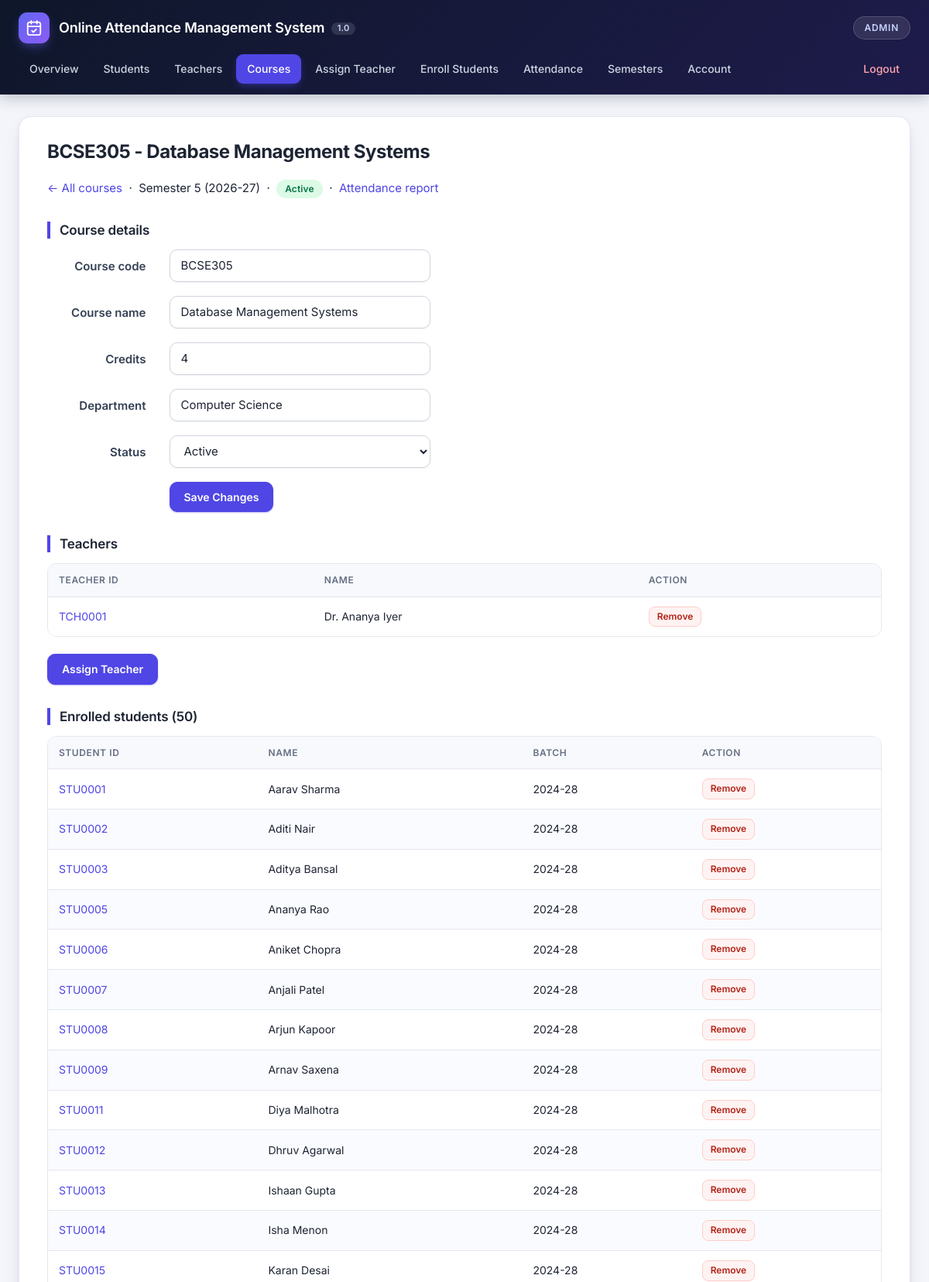
Page /admin/course.php?id=1 (signed in, upper part) on the committed database.
### tables this page shows
CREATE TABLE `courses` (
  `course_id` int NOT NULL AUTO_INCREMENT,
  `course_code` varchar(30) NOT NULL,
  `course_name` varchar(255) NOT NULL,
  `credits` tinyint unsigned DEFAULT NULL,
  `department` varchar(100) NOT NULL DEFAULT '',
  `sem_id` int NOT NULL,
  `status` varchar(10) NOT NULL DEFAULT 'active',
  PRIMARY KEY (`course_id`),
  UNIQUE KEY `uq_course_sem` (`course_code`,`sem_id`),
  KEY `idx_courses_sem` (`sem_id`),
  CONSTRAINT `fk_courses_sem` FOREIGN KEY (`sem_id`) REFERENCES `semesters` (`sem_id`)
);

CREATE TABLE `semesters` (
  `sem_id` int NOT NULL AUTO_INCREMENT,
  `academic_year` varchar(9) NOT NULL,
  `semester_no` tinyint unsigned NOT NULL,
  `is_current` tinyint(1) NOT NULL DEFAULT 0,
  PRIMARY KEY (`sem_id`),
  UNIQUE KEY `uq_semester` (`academic_year`,`semester_no`)
);

CREATE TABLE `teachers` (
  `tc_id` int NOT NULL AUTO_INCREMENT,
  `teacher_code` varchar(20) NOT NULL,
  `tc_name` varchar(255) NOT NULL,
  `tc_dept` varchar(255) NOT NULL,
  `tc_email` varchar(255) NOT NULL,
  `tc_course` varchar(255) DEFAULT NULL,
  `tc_phone` varchar(30) DEFAULT NULL,
  `tc_designation` varchar(100) DEFAULT NULL,
  `is_active` tinyint(1) NOT NULL DEFAULT 1,
  PRIMARY KEY (`tc_id`),
  UNIQUE KEY `uq_teacher_code` (`teacher_code`)
);

CREATE TABLE `students` (
  `st_id` int NOT NULL AUTO_INCREMENT,
  `student_code` varchar(20) NOT NULL,
  `st_name` varchar(255) NOT NULL,
  `st_dept` varchar(255) NOT NULL,
  `st_batch` varchar(255) NOT NULL,
  `st_sem` varchar(255) NOT NULL,
  `st_email` varchar(255) NOT NULL,
  `st_phone` varchar(30) DEFAULT NULL,
  `is_active` tinyint(1) NOT NULL DEFAULT 1,
  PRIMARY KEY (`st_id`),
  UNIQUE KEY `uq_student_code` (`student_code`)
);

### helpers.php (called while the page is built, shortened)
<?php
function e(mixed $value): string
{
    return htmlspecialchars((string) $value, ENT_QUOTES | ENT_SUBSTITUTE, 'UTF-8');
}
function get_int(string $key): ?int
{
    $value = $_GET[$key] ?? null;
    return is_string($value) && ctype_digit($value) ? (int) $value : null;
}

### data.php (called while the page is built, shortened)
<?php
function semester_label(array $s): string
{
    return $s['academic_year'] === 'Legacy'
        ? 'Legacy (before v2 upgrade)'
        : 'Semester ' . $s['semester_no'] . ' (' . $s['academic_year'] . ')';
}
function find_course(PDO $pdo, int $courseId): ?array
{
    $stmt = $pdo->prepare(
        'SELECT c.*, sm.academic_year, sm.semester_no, sm.is_current
         FROM courses c JOIN semesters sm ON sm.sem_id = c.sem_id WHERE c.course_id = ?'
    );
    $stmt->execute([$courseId]);
    $row = $stmt->fetch();
    return $row === false ? null : $row;
}

### admin/course.php (the view, shortened to what this page needs)
<?php
require_once __DIR__ . '/connect.php';
$id     = get_int('id');
$course = $id === null ? null : find_course($pdo, $id);
$cid  = (int) $course['course_id'];
$self = 'course.php?id=' . $cid;
$tstmt = $pdo->prepare(
    'SELECT t.tc_id, t.teacher_code, t.tc_name FROM teacher_courses tc JOIN teachers t ON t.tc_id = tc.tc_id
     WHERE tc.course_id = ? ORDER BY t.teacher_code'
);
$tstmt->execute([$cid]);
$teachers = $tstmt->fetchAll();
$sstmt = $pdo->prepare(
    'SELECT s.st_id, s.student_code, s.st_name, s.st_batch, s.is_active FROM student_courses sc JOIN students s ON s.st_id = sc.st_id
     WHERE sc.course_id = ? ORDER BY s.student_code'
);
$sstmt->execute([$cid]);
$students = $sstmt->fetchAll();
page_start('admin', $course['course_code'] . ' - ' . $course['course_name']);
?>
<p><a href="courses.php?sem_id=<?= e($course['sem_id']) ?>">&larr; All courses</a>
  &nbsp;&middot;&nbsp; <?= e(semester_label($course)) ?> &nbsp;&middot;&nbsp; <?= status_badge($course['status'] === 'active') ?>
  &nbsp;&middot;&nbsp; <a href="report.php?course_id=<?= e($cid) ?>">Attendance report</a></p>
<h4>Course details</h4>
<form method="post" class="form-horizontal" style="max-width:600px;margin:0 auto">
  <?php form_field('Course code', 'code', 'text', (string) $course['course_code']); ?>
  <?php form_select('Status', 'status', ['active' => 'Active', 'inactive' => 'Inactive'], (string) $course['status']); ?>
  <?php form_submit('Save Changes', 'save'); ?>
</form>
<h4 style="margin-top:30px">Teachers</h4>
<table class="table table-striped">
  <thead><tr><th>Teacher ID</th><th>Name</th><th>Action</th></tr></thead>
  <tbody>
    <?php foreach ($teachers as $t): ?>
      <tr>
        <td><a href="teacher.php?id=<?= e($t['tc_id']) ?>"><?= e($t['teacher_code']) ?></a></td>
        <td><?= e($t['tc_name']) ?></td>
        <td><?= action_button('remove', ['course_id' => $cid, 'tc_id' => $t['tc_id'], 'back' => $self], 'Remove', 'btn-danger', 'Remove this teacher from the course? Attendance already recorded is kept.') ?></td>
      </tr>
    <?php endforeach; ?>
  </tbody>
</table>
<p><a class="btn btn-primary" href="assign_teacher.php?sem_id=<?= e($course['sem_id']) ?>&amp;course_id=<?= e($cid) ?>">Assign Teacher</a></p>
<h4 style="margin-top:30px">Enrolled students (<?= count($students) ?>)</h4>
<table class="table table-striped">
  <thead><tr><th>Student ID</th><th>Name</th><th>Batch</th><th>Action</th></tr></thead>
  <tbody>
    <?php foreach ($students as $s): ?>
      <tr>
        <td><a href="student.php?id=<?= e($s['st_id']) ?>"><?= e($s['student_code']) ?></a></td>
        <td><?= e($s['st_name']) ?><?= (int) $s['is_active'] === 1 ? '' : ' <span class="label label-default">Inactive</span>' ?></td>
        <td><?= e($s['st_batch']) ?></td>
        <td><?= action_button('remove', ['course_id' => $cid, 'st_id' => $s['st_id'], 'back' => $self], 'Remove', 'btn-danger', 'Remove this student from the course? Attendance already recorded is kept.') ?></td>
      </tr>
    <?php endforeach; ?>
  </tbody>
</table>
<?php page_end();

### layout.php (shortened to what this page needs)
<?php
function nav_items(string $role): array
{
    return match ($role) {
        'admin' => [
            'index.php' => 'Overview', 'students.php' => 'Students', 'teachers.php' => 'Teachers',
            'courses.php' => 'Courses', 'assign_teacher.php' => 'Assign Teacher', 'enroll.php' => 'Enroll Students',
            'attendance.php' => 'Attendance', 'semesters.php' => 'Semesters', 'account.php' => 'Account',
            '../logout.php' => 'Logout',
        ],
        'teacher' => [
            'index.php' => 'My Courses', 'report.php' => 'Attendance Reports', 'students.php' => 'My Students',
            'account.php' => 'My Profile', '../logout.php' => 'Logout',
        ],
        default => [
            'index.php' => 'Home', 'report.php' => 'My Attendance', 'account.php' => 'My Profile',
            '../logout.php' => 'Logout',
        ],
    };
}
function nav_current_file(string $role): string
{
    $script = basename((string) ($_SERVER['SCRIPT_NAME'] ?? ''));
    $map = $role === 'admin'
        ? [
            'student.php' => 'students.php', 'student_add.php' => 'students.php',
            'teacher.php' => 'teachers.php', 'teacher_add.php' => 'teachers.php',
            'course.php'  => 'courses.php',  'course_add.php'  => 'courses.php',
            'signup.php'  => 'account.php',
        ]
        : ['course.php' => 'index.php'];
    return $map[$script] ?? $script;
}
function page_start(string $role, string $heading = ''): void
{
    $current = nav_current_file($role);
    $cssVer  = (int) @filemtime(__DIR__ . '/css/main.css');
    echo '<!DOCTYPE html>
<html lang="en">
<head>
  <meta charset="UTF-8">
  <meta name="viewport" content="width=device-width, initial-scale=1">
  <title>Online Attendance Management System 1.0</title>
  <link rel="preconnect" href="https://fonts.googleapis.com">
  <link rel="preconnect" href="https://fonts.gstatic.com" crossorigin>
  <link rel="stylesheet" href="https://fonts.googleapis.com/css2?family=Inter:wght@400;500;600;700&display=swap">
  <link rel="stylesheet" href="https://cdn.jsdelivr.net/npm/bootstrap@3.4.1/dist/css/bootstrap.min.css">
  <link rel="stylesheet" href="https://cdn.jsdelivr.net/npm/bootstrap@3.4.1/dist/css/bootstrap-theme.min.css">
  <link rel="stylesheet" href="../css/main.css?v=' . $cssVer . '">
</head>
<body class="role-' . e($role) . '">
<header class="topbar">
  <div class="topbar-inner">
    <div class="brand">
      <span class="brand-mark" aria-hidden="true"><svg viewBox="0 0 24 24" width="22" height="22" fill="none" stroke="currentColor" stroke-width="2" stroke-linecap="round" stroke-linejoin="round"><rect x="3" y="4" width="18" height="18" rx="3"/><path d="M16 2v4M8 2v4M3 10h18"/><path d="m9 16 2 2 4-4"/></svg></span>
      <h1>Online Attendance Management System <span class="ver">1.0</span></h1>
    </div>
    <span class="role-pill">' . e(ucfirst($role)) . '</span>
  </div>
  <nav class="navbar compact"><div class="navbar-inner">';
    foreach (nav_items($role) as $file => $label) {
        $classes = [];
        if (basename($file) === $current) {
            $classes[] = 'active';
        }
        if (basename($file) === 'logout.php') {
            $classes[] = 'nav-logout';
        }
        echo '<a href="' . e($file) . '"' . ($classes !== [] ? ' class="' . implode(' ', $classes) . '"' : '') . '>' . e($label) . '</a>';
    }
    echo '</div></nav>
</header>
<main class="page">
  <div class="content">';
    if ($heading !== '') {
        echo '<h3>' . e($heading) . '</h3>';
    }
}
function page_end(): void
{
    echo "\n  </div>\n</main>\n</body>\n</html>\n";
}
function form_field(string $label, string $name, string $type = 'text', string $value = '', string $extra = ''): void
{
    echo '<div class="form-group"><label for="' . e($name) . '" class="col-sm-3 control-label">' . e($label) . '</label>'
        . '<div class="col-sm-7"><input type="' . e($type) . '" name="' . e($name) . '" id="' . e($name)
        . '" class="form-control" value="' . e($value) . '" ' . $extra . '></div></div>';
}
function form_select(string $label, string $name, array $options, string $selected = '', string $extra = ''): void
{
    echo '<div class="form-group"><label for="' . e($name) . '" class="col-sm-3 control-label">' . e($label) . '</label>'
        . '<div class="col-sm-7"><select name="' . e($name) . '" id="' . e($name) . '" class="form-control" ' . $extra . '>';
    foreach ($options as $value => $text) {
        echo '<option value="' . e($value) . '"' . ((string) $value === $selected ? ' selected' : '') . '>' . e($text) . '</option>';
    }
    echo '</select></div></div>';
}
function form_submit(string $label, string $name = 'save'): void
{
    echo '<div class="form-group"><div class="col-sm-offset-3 col-sm-7">'
        . '<button type="submit" name="' . e($name) . '" value="1" class="btn btn-primary">' . e($label) . '</button></div></div>';
}
function action_button(string $action, array $fields, string $label, string $class = 'btn-default', string $confirm = ''): string
{
    $html = '<form method="post" class="inline-form"' . ($confirm !== '' ? ' onsubmit="return confirm(\'' . e($confirm) . '\')"' : '') . '>'
        . csrf_field() . '<input type="hidden" name="action" value="' . e($action) . '">';
    foreach ($fields as $name => $value) {
        $html .= '<input type="hidden" name="' . e($name) . '" value="' . e($value) . '">';
    }
    return $html . '<button type="submit" class="btn btn-xs ' . e($class) . '">' . e($label) . '</button></form>';
}
function status_badge(bool $active): string
{
    return $active ? '<span class="label label-success">Active</span>' : '<span class="label label-default">Inactive</span>';
}

### rows in the picture
courses: sem.semester_no "Semester 5 (2026-27)", status "Active"
teachers: teacher_code "TCH0001", tc_name "Dr. Ananya Iyer"
students: student_code "STU0001", st_name "Aarav Sharma", st_batch "2024-28"
students: student_code "STU0002", st_name "Aditi Nair", st_batch "2024-28"
students: student_code "STU0003", st_name "Aditya Bansal", st_batch "2024-28"
students: student_code "STU0005", st_name "Ananya Rao", st_batch "2024-28"
students: student_code "STU0006", st_name "Aniket Chopra", st_batch "2024-28"
students: student_code "STU0007", st_name "Anjali Patel", st_batch "2024-28"
students: student_code "STU0008", st_name "Arjun Kapoor", st_batch "2024-28"
students: student_code "STU0009", st_name "Arnav Saxena", st_batch "2024-28"
students: student_code "STU0011", st_name "Diya Malhotra", st_batch "2024-28"
students: student_code "STU0012", st_name "Dhruv Agarwal", st_batch "2024-28"
students: student_code "STU0013", st_name "Ishaan Gupta", st_batch "2024-28"
students: student_code "STU0014", st_name "Isha Menon", st_batch "2024-28"
students: student_code "STU0015", st_name "Karan Desai", st_batch "2024-28"

### other values in the picture
$role "ADMIN"
$label "Overview"
$label "Students"
$label "Teachers"
$label "Courses"
$label "Assign Teacher"
$label "Enroll Students"
$label "Attendance"
$label "Semesters"
$label "Account"
$label "Logout"
$heading "BCSE305 - Database Management Systems"
$label "Course code Course name Credits Department"
$label "Status"
$label "Save Changes"
